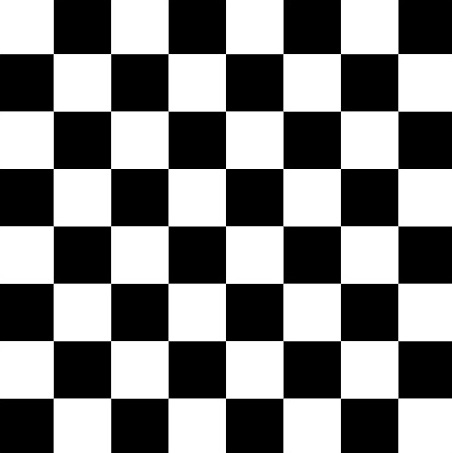
//> input picture res/board.jpg, 452 x 453 px
$ ./opencv_test   (built with g++ and OpenCV 4)
//> lines starting //> are read from the running program, lines starting //| are printed output that depends on the picture; after the words box and inside, x2 and y2 are one past the last pixel; in counts of white or black regions, pixels touching at a corner belong together
### edge_points.h
#include "methods.h"

void Moravec(Mat src) {
	int kSize = 5;
	//int threshold = 140000;
	int threshold = 400000;  // board
	int r = kSize / 2;
	int nCount = 0;

	Mat resMorMat = src.clone(), gray;
	cvtColor(src, gray, COLOR_BGR2GRAY);
	Point* pPoint = new Point[src.rows * src.cols];

	for (int i = r; i < src.rows - r + 1; i++) {
		for (int j = r; j < src.cols - r + 1; j++) {
			int wV[4] = { 0, 0, 0, 0 };
			for (int k = -r; k <= r; k++) {
				for (int m = -r; m <= r; m++) {
					if (j + m + 1 >= src.cols || i + k >= src.rows || j + m >= src.cols) {
						continue;
					}
					wV[0] += pow((gray.at<uchar>(i + k, j + m + 1) - gray.at<uchar>(i + k, j + m)), 2);

					if (j + m >= src.cols || i + k + 1 >= src.rows || i + k >= src.rows) {
						continue;
					}
					wV[1] += pow((gray.at<uchar>(i + k + 1, j + m) - gray.at<uchar>(i + k, j + m)), 2);

					if (i + k + 1 >= src.rows || j + m + 1 >= src.cols || i + k >= src.rows || j + m >= src.cols) {
						continue;
					}
					wV[2] += pow((gray.at<uchar>(i + k + 1, j + m + 1) - gray.at<uchar>(i + k, j + m)), 2);

					if (i + k + 1 >= src.rows || j + m - 1 < 0 || j + m >= src.cols || i + k >= src.rows) {
						continue;
					}
					wV[3] += pow((gray.at<uchar>(i + k + 1, j + m - 1) - gray.at<uchar>(i + k, j + m)), 2);
				}
			}
			int value = min(min(wV[0], wV[1]), min(wV[2], wV[3]));
			if (value > threshold) {
				if (j < src.rows && i < src.cols) {
					pPoint[nCount] = Point(j, i);
					nCount++;
				}
			}
		}
	}
	for (int i = 0; i < nCount; i++) {
		circle(resMorMat, pPoint[i], 2, Scalar(0, 0, 255), 1, 8, 0);
	}
	namedWindow("Moravec", WINDOW_AUTOSIZE);
	imshow("Moravec", resMorMat);
	imwrite("res/mor.jpg", resMorMat);
	waitKey(0);
}

### methods.h
#include <iostream>
#include <stdexcept>
#include <algorithm>
#include <random>
#include <vector>
#include <math.h>
#include <ctime>

#include <opencv2/highgui/highgui.hpp>
#include <opencv2/core/core.hpp>
#include "opencv2/imgcodecs.hpp"
#include "opencv2/imgproc.hpp"

using namespace cv;
using namespace std;

### canny.h
#include "methods.h"
#include <queue>

// Theory : https://medium.com/towards-artificial-intelligence/what-is-canny-edge-detection-algorithm-95defef75492
//          http://justin-liang.com/tutorials/canny/

// Gradient
// [23 lines left out: function gradient, not called in this run]

// Sobel denoising
void sobel_denoise(const Mat& input, Mat& Ix, Mat& Iy, Mat& gradient)
{
	Mat image;
	cvtColor(input, image, COLOR_BGR2GRAY);
	Ix = Mat(image.rows, image.cols, CV_32F);
	Iy = Mat(image.rows, image.cols, CV_32F);
	gradient = Mat(image.rows, image.cols, CV_32F);

	for (int i = 0; i < image.rows; i++) {
		for (int j = 0; j < image.cols; j++) {
			float ix, iy;
			if (i == 0 || i >= image.rows - 1 || j == 0 || j >= image.cols - 1) {
				ix = 0; iy = 0;
			} else {
				ix = ((float(image.at<uchar>(i - 1, j + 1)) - float(image.at<uchar>(i - 1, j - 1)))
					    + 2 * (float(image.at<uchar>(i, j + 1)) - float(image.at<uchar>(i, j - 1)))
					    + (float(image.at<uchar>(i + 1, j + 1)) - float(image.at<uchar>(i + 1, j - 1)))) / 8;
				iy = ((float(image.at<uchar>(i + 1, j - 1)) - float(image.at<uchar>(i - 1, j - 1)))
					    + 2 * (float(image.at<uchar>(i + 1, j)) - float(image.at<uchar>(i - 1, j)))
					    + (float(image.at<uchar>(i + 1, j - 1)) - float(image.at<uchar>(i - 1, j - 1)))) / 8;
			}
			Ix.at<float>(i, j) = ix;
			Iy.at<float>(i, j) = iy;
			gradient.at<float>(i, j) = (ix * ix + iy * iy);
		}
	}
}

// Gradient thresholding
// [18 lines left out: function threshold, not called in this run]

// Canny edge detector
Mat canny(const Mat& input, float s1)
{
	Mat Ix, Iy, grad2;
	sobel_denoise(input, Ix, Iy, grad2);
	Mat Max(input.rows, input.cols, CV_8U);
	Mat C(input.rows, input.cols, CV_8U);
	queue<Point> Q;

	float s2 = 3 * s1;
	s1 *= s1; s2 *= s2; // gradient is actually squared gradient
	const float tan22 = 0.414f, tan67 = 2.414f;

	for (int i = 0; i < input.rows; i++) {
		for (int j = 0; j < input.cols; j++) {
			uchar mx = 0;
			float grad0 = grad2.at<float>(i, j);
			if (i > 0 && j > 0 && i < input.rows - 1 && j < input.cols - 1 && grad0 > s1) {
				float ix = Ix.at<float>(i, j), iy = Iy.at<float>(i, j);
				if (ix < 0) {
					ix = -ix; iy = -iy;
				}
				float grad_a, grad_b;
				if (iy > tan67 * ix || iy < -tan67 * ix) {
					grad_a = grad2.at<float>(i + 1, j); grad_b = grad2.at<float>(i - 1, j);
				}
				else if (iy > 0.414 * ix) {
					grad_a = grad2.at<float>(i + 1, j + 1); grad_b = grad2.at<float>(i - 1, j - 1);
				}
				else if (iy > -0.414 * ix) {
					grad_a = grad2.at<float>(i, j + 1); grad_b = grad2.at<float>(i, j - 1);
				}
				else {
					grad_a = grad2.at<float>(i + 1, j - 1); grad_b = grad2.at<float>(i - 1, j + 1);
				}
				if (grad0 > grad_a && grad0 > grad_b) {
					mx = 255;
					if (grad0 > s2) {
						Q.push(Point(j, i));
					}
				}
			}
			Max.at<uchar>(i, j) = mx;
		}
	}

	C.setTo(0);
	while (!Q.empty()) {
		int j = Q.front().x;
		int i = Q.front().y;
		Q.pop();
		C.at<uchar>(i, j) = 255;
		for (int a = max(0, i - 1); a < min(i + 2, input.rows); a++) {
			for (int b = max(0, j - 1); b < min(j + 2, input.cols); b++) {
				if (!C.at<uchar>(a, b) && Max.at<uchar>(a, b)) {
					Q.push(Point(b, a));
				}
			}
		}
	}

	return C;
}

### contrast.h
#include <iostream>
#include <vector>
#include <stdexcept>
#include <algorithm>
#include <ctime>
#include <random>

#include <opencv2/core/core.hpp>
#include <opencv2/highgui/highgui.hpp>
#include "opencv2/imgcodecs.hpp"
#include "opencv2/imgproc.hpp"

using namespace cv;
using namespace std;

int minimum(std::vector<int>* grayscale_image) {
	return *std::min_element(grayscale_image->begin(), grayscale_image->end());
}

int maximum(std::vector<int>* grayscale_image) {
	return *std::max_element(grayscale_image->begin(), grayscale_image->end());
}

int use_formula(int value, int max_value, int min_value) {
	// The conversion of brightness levels is carried out according to the formula:
	// g[i] = a + b * f[i]
	// where f[i] is the old brightness value of the i-th pixel, g[i] is the new
	// value, a, b are the coefficients.
	// We choose a and b so that g[min] = 0, g[max] = 255

	if (max_value < min_value)
		throw - 1;

	float a = (-1) * (static_cast<float>(255) / (max_value - min_value)) * min_value;
	float b = static_cast<float>(255) / (max_value - min_value);

	if (max_value == min_value)
		return 0;
	else
		return (a + b * value);
}

std::vector<int> contrast_increase(std::vector<int> grayscale_image, int width, int height) {
	int size = width * height, error = 0;

	if (size <= 0) {
		error = 1;
	}
	switch (error) {
	case 1:
		throw std::runtime_error("size <= 0");
	}
	std::vector<int> output(grayscale_image);
	int min = minimum(&grayscale_image);
	int max = maximum(&grayscale_image);

	for (int i = 0; i < size; i++) {
		output[i] = use_formula(grayscale_image[i], max, min);
	}
	return output;
}

void histStretch(Mat src, Mat dst)
{
	int gray[256]{ 0 };
	for (int y = 0; y < src.rows; y++) {
		for (int x = 0; x < src.cols; x++) {
			gray[(int)src.at<uchar>(y, x)]++;
		}
	}
	std::vector<int> fake = std::vector<int>(src.rows * src.cols);
	for (int y = 0; y < src.rows; y++) {
		for (int x = 0; x < src.cols; x++) {
			fake[y * src.cols + x] = src.at<uchar>(y, x);
		}
	}
	std::cout << minimum(&fake) << "\n";
	std::cout << maximum(&fake) << "\n";
	std::vector<int> out = contrast_increase(fake, src.cols, src.rows);

	for (int y = 0; y < src.rows; y++) {
		for (int x = 0; x < src.cols; x++) {
			dst.at<uchar>(y, x) = (uchar)out[y * src.cols + x];
		}
	}
}

void drawHist(const Mat src, Mat dst)
{
	int histSize = 256;
	float histMax = 0;
	for (int i = 0; i < histSize; i++) {
		float temp = src.at<float>(i);
		if (histMax < temp) {
			histMax = temp;
		}
	}

	float scale = (0.9 * 256) / histMax;
	for (int i = 0; i < histSize; i++) {
		int intensity = static_cast<int>(src.at<float>(i) * scale);
		line(dst, Point(i, 255), Point(i, 255 - intensity), Scalar(0));
	}
}

### opencv_test.cpp
#include <iostream>
#include "contrast.h"
#include "canny.h"
#include "edge_points.h"

int MinMax(int value, int max) {
	int min = 0;
	if (value < min) return min;
	if (value > max) return max;

	return value;
}

Point getPixel(Mat grayImage, int radius, int x, int y) {
	int size = 2 * radius + 1;
	pair<int, Point>* neighbors = new pair<int, Point>[size * size];

	for (int l = -radius; l < radius + 1; l++) {
		for (int k = -radius; k < radius + 1; k++) {
			int idX = MinMax(x + k, grayImage.cols - 1);
			int idY = MinMax(y + l, grayImage.rows - 1);

			neighbors[(l + radius) * size + (k + radius)] = make_pair(static_cast<int>(grayImage.at<uchar>(idY, idX)), Point(idX, idY));
		}
	}

	sort(neighbors, neighbors + size * size, [](pair<int, Point> a, pair<int, Point> b)->bool {return a.first < b.first;});
	Point result = (neighbors[(size * size) / 2]).second;
	delete[]neighbors;

	return result;
}

void filterUsingIntegralIm(Mat image, Mat distImage, Mat grayImage, double k) {
	Mat integralImage, filtImage = image.clone();
	integral(image, integralImage);

	for (int i = 0; i < image.rows; i++) {
		for (int j = 0; j < image.cols; j++) {
			int radius = min(static_cast<int>(k * distImage.at<uchar>(Point(i, j))), 4);

			Point A(j - radius, i - radius);
			Point B(MinMax(j + radius, image.cols - 1), i - radius);
			Point C(MinMax(j + radius, image.cols - 1), MinMax(i + radius, image.rows - 1));
			Point D(j - radius, MinMax(i + radius, image.rows - 1));

			int Summ = integralImage.at<int>(A) + integralImage.at<int>(C) - integralImage.at<int>(B) - integralImage.at<int>(D);

			float S = pow((2 * radius + 1), 2);
			filtImage.at<uchar>(Point(i, j)) = static_cast<uchar>(float(Summ) / S);
		}
	}

	imshow("With integral image", filtImage);
	waitKey();
}

void filterImageMedian(Mat image, Mat distImage, Mat grayImage, double k) {
	float avrgRadius = 0.0f;
	Mat medianImage = image.clone();

	for (int i = 0; i < image.rows; i++) {
		for (int j = 0; j < image.cols; j++) {
			int radius = min(static_cast<int>(k * distImage.at<uchar>(Point(i, j))), 5);
			Point coords = getPixel(grayImage, radius, i, j);
			medianImage.at<uchar>(Point(i, j)) = image.at<uchar>(Point(coords.x, coords.y));
			avrgRadius += radius;
		}
	}

	namedWindow("Filter input", WINDOW_AUTOSIZE);
	imshow("Filter input", image);
	namedWindow("Filter output", WINDOW_AUTOSIZE);
	imshow("Filter output", medianImage);
	waitKey();
}

void DistTransOpenCV(Mat input, Mat withCorners) {
	Mat bw;
	cvtColor(input, bw, COLOR_BGR2GRAY);
	vector<Point2f> corners;

	goodFeaturesToTrack(bw, corners, 100, 0.2, 2);
	Scalar color(255, 255, 100, 255);

	Mat distImage = input.clone(), edgeWithCorners = withCorners.clone();
	double minThreshold = 40.0, maxThreshold = 255.0;

	for (auto it = corners.begin(); it != corners.end(); it++) {
		circle(edgeWithCorners, *it, 10, color);
	}

	namedWindow("circle", WINDOW_AUTOSIZE);
	imshow("circle", edgeWithCorners);

	bitwise_not(edgeWithCorners, edgeWithCorners);

	namedWindow("bitwise_not", WINDOW_AUTOSIZE);
	imshow("bitwise_not", edgeWithCorners);
	cvtColor(edgeWithCorners, edgeWithCorners, COLOR_BGR2GRAY);

	distanceTransform(edgeWithCorners, distImage, DIST_L2, 3);
	normalize(distImage, distImage, 0, 1., NORM_MINMAX);
	namedWindow("distImage", WINDOW_AUTOSIZE);
	imshow("distImage", distImage);
}

void grayscale(Mat image) {
	Mat r, g, b;
	vector<Mat> channels(3);
	int N = image.cols * image.rows;

	split(image, channels);

	r = channels[0];
	g = channels[1];
	b = channels[2];

	for (int i = 0; i < image.cols; i++) {
		for (int j = 0; j < image.rows; j++) {
			auto y = r.at<uchar>(Point(i, j)) * 0.2952 + g.at<uchar>(Point(i, j)) * 0.5947 + b.at<uchar>(Point(i, j)) * 0.11;
			r.at<uchar>(Point(i, j)) = y;
			g.at<uchar>(Point(i, j)) = y;
			b.at<uchar>(Point(i, j)) = y;
		}
	}
	namedWindow("task 1", WINDOW_AUTOSIZE);
	imshow("task 1", r);
	waitKey(0);
}

void contrast(Mat image) {
	Mat hist1, hist2, gray;
	int histSize = 256;
	int channels[] = { 0 };
	float range[] = { 0, 255 };
	const float* histRange = { range };

	cvtColor(image, gray, COLOR_BGR2GRAY);
	Mat out = gray.clone();

	histStretch(gray, out);

	calcHist(&gray, 1, channels, Mat(), hist1, 1, &histSize, &histRange);
	Mat showHist1(256, 256, CV_8UC1, Scalar(255));
	drawHist(hist1, showHist1);

	namedWindow("Histogram(Original)", WINDOW_AUTOSIZE);
	imshow("Histogram(Original)", showHist1);
	waitKey(0);

	calcHist(&out, 1, channels, Mat(), hist2, 1, &histSize, &histRange);
	Mat showHist2(256, 256, CV_8UC1, Scalar(255));
	drawHist(hist2, showHist2);

	namedWindow("Histogram(changed)", WINDOW_AUTOSIZE);
	imshow("Histogram(changed)", showHist2);
	waitKey(0);

	imwrite("res/Histogram_stretched.jpg", out);
	namedWindow("Histogram stretch", WINDOW_AUTOSIZE);
	imshow("Histogram stretch", out);
	waitKey(0);
}

void canny_edge(const Mat& input, float s, bool denoise) {
	imshow("canny", canny(input, s));
	imwrite("res/canny.jpg", canny(input, s));
}

int main()
{
	// ---------------------------------------------------------------------
	Mat image = imread("res/board.jpg", IMREAD_COLOR);
//> image is the input picture: 453 rows x 452 cols, CV_8UC3; min 0, max 255, mean 128.1
	imshow("input", image);
	// ---------------------------------------------------------------------
	grayscale(image);
	// ---------------------------------------------------------------------
	contrast(image);
//> after the loop in histStretch, `for (int y = 0; y < src.rows; y++)`: gray = 256 values, max 91810 at index 0, min 0 at index 12, mean 799.8
//> after the loop in histStretch, `for (int y = 0; y < src.rows; y++)`: fake = 204756 items
//| 0
//| 255
//> in contrast_increase, `int min = minimum(&grayscale_image);`: min = 0
//> in contrast_increase, `int max = maximum(&grayscale_image);`: max = 255
//> in histStretch, `std::vector<int> out = contrast_increase(fake, src.cols, src.rows);`: out = 204756 items
//> in contrast, `calcHist(&gray, 1, channels, Mat(), hist1, 1, &histSize, &histRange);`: hist1 = 256 values, max 91810 at index 0, min 0 at index 12, mean 445.9
//> the loop in drawHist, `for (int i = 0; i < histSize; i++)` made 256 passes
//> (temp, histMax) on pass 1: (91810, 91810)
//> after the loop in drawHist, `for (int i = 0; i < histSize; i++)`: histMax = 91810
//> in drawHist, `float scale = (0.9 * 256) / histMax;`: scale = 0.00251
//> the loop in drawHist, `for (int i = 0; i < histSize; i++)` made 256 passes
//> intensity on passes 1 to 3: 230, 17, 1
//> after the loop in drawHist, `for (int i = 0; i < histSize; i++)`:
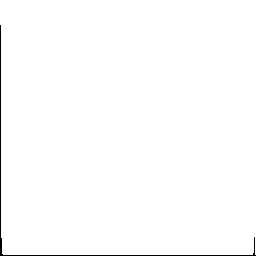
//> dst: 256 rows x 256 cols, CV_8UC1; 99.2% white; black in thin lines or dots
//> in contrast, `calcHist(&out, 1, channels, Mat(), hist2, 1, &histSize, &histRange);`: hist2 has the same summary as hist1
//> the loop in drawHist (call 2), `for (int i = 0; i < histSize; i++)` made 256 passes
//> the loop in drawHist (call 2), `for (int i = 0; i < histSize; i++)` made 256 passes
	// ---------------------------------------------------------------------
	Mat image_canny = imread("res/Histogram_stretched.jpg", IMREAD_COLOR);
	imshow("input", image_canny);
	canny_edge(image_canny, 5, true);
//> after the loop in sobel_denoise, `for (int i = 0; i < image.rows; i++)`:
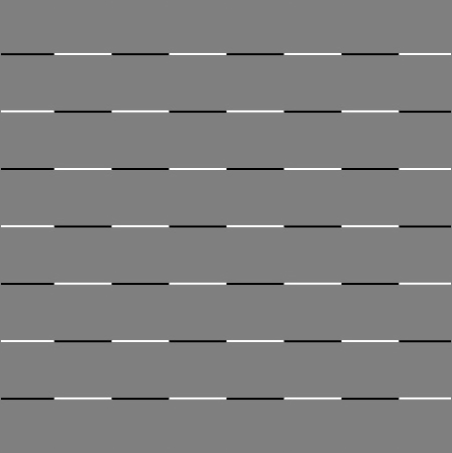
//> Iy: 453 rows x 452 cols, CV_32FC1; min -127.5, max 127.5, mean 0; drawn with min black and max white
//> after the loop in canny, `for (int i = 0; i < input.rows; i++)`:
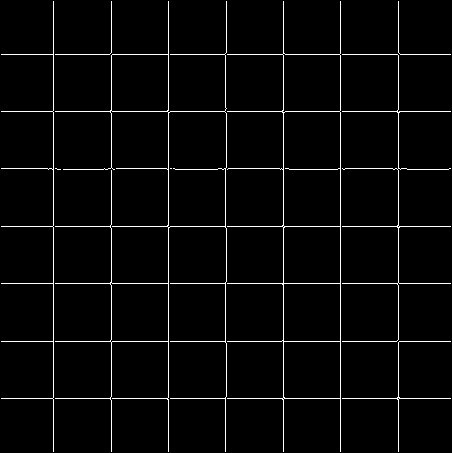
//> Max: 453 rows x 452 cols, CV_8UC1; 3% white in thin lines or dots
//> after the loop in canny, `for (int i = 0; i < input.rows; i++)`: Q = 6215 items
//> the loop in canny, `while (!Q.empty())` made 12553 passes
//> (j, i) on passes 1 to 3: (53, 1), (111, 1), (168, 1)
//> after the loop in canny, `while (!Q.empty())`: Q = 0 items
//> the loop in canny (call 2), `while (!Q.empty())` made 12553 passes
	// ---------------------------------------------------------------------
	Mat image_mor = imread("res/Histogram_stretched.jpg", IMREAD_COLOR);
	Moravec(image_mor);
//> after the loop in Moravec, `for (int i = r; i < src.rows - r + 1; i++)`: nCount = 0
	// ---------------------------------------------------------------------
	Mat image_mor1 = imread("res/canny.jpg", IMREAD_COLOR);
	Moravec(image_mor1);
//> after the loop in Moravec (call 2), `for (int i = 0; i < nCount; i++)`:
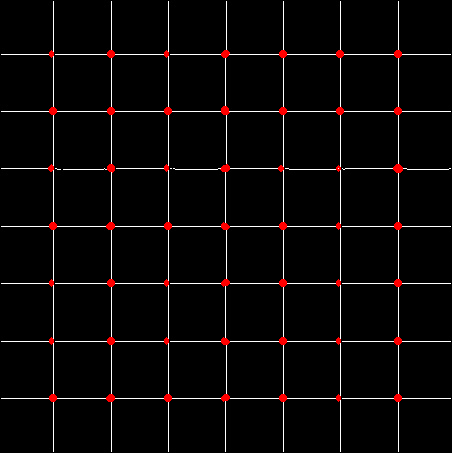
//> resMorMat: 453 rows x 452 cols, CV_8UC3; mean B, G, R 7, 7, 9.8
	// ---------------------------------------------------------------------
	Mat image_dist = imread("res/mor.jpg", IMREAD_COLOR);
	imshow("dist input", image_dist);
	DistTransOpenCV(image, image_mor1);
//> the loop in DistTransOpenCV, `for (auto it = corners.begin(); it != corners.end(); it++)` made 98 passes
//> after the loop in DistTransOpenCV, `for (auto it = corners.begin(); it != corners.end(); it++)`:
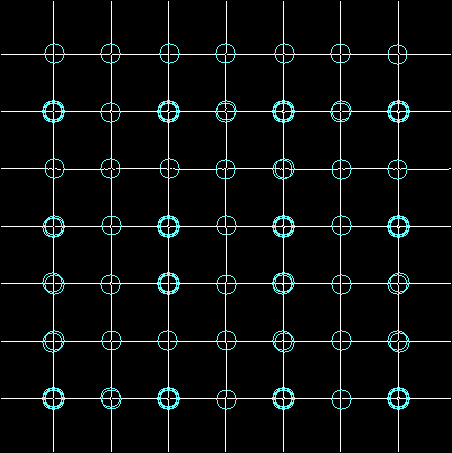
//> edgeWithCorners: 453 rows x 452 cols, CV_8UC3; mean B, G, R 13.5, 13.5, 9.8
	// ---------------------------------------------------------------------
	Mat image_dist_filt = imread("res/mor.jpg", IMREAD_COLOR);
	filterImageMedian(image, image_dist_filt, image_canny, 5);
//> after the loop in filterImageMedian, `for (int i = 0; i < image.rows; i++)`:
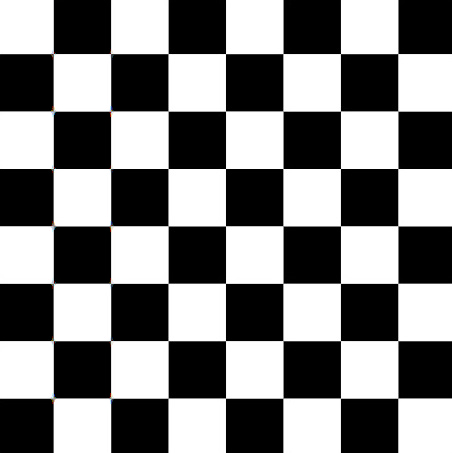
//> medianImage: 453 rows x 452 cols, CV_8UC3; 1.28% of pixels changed, all inside (x1, y1, x2, y2) = (0, 0, 129, 452)
	filterUsingIntegralIm(image, image_dist_filt, image_canny, 5);
//> after the loop in filterUsingIntegralIm, `for (int i = 0; i < image.rows; i++)`:
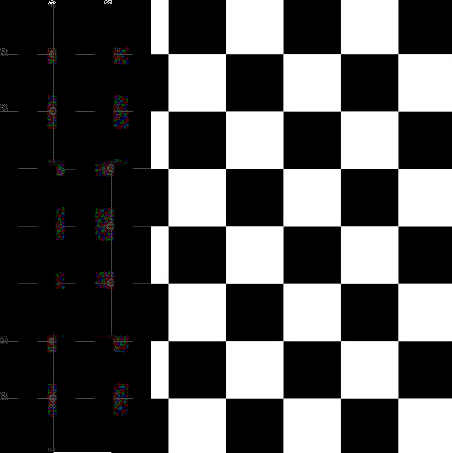
//> filtImage: 453 rows x 452 cols, CV_8UC3; 19.05% of pixels changed, all inside (x1, y1, x2, y2) = (0, 0, 151, 452)

	waitKey(0);
	return 0;
}
